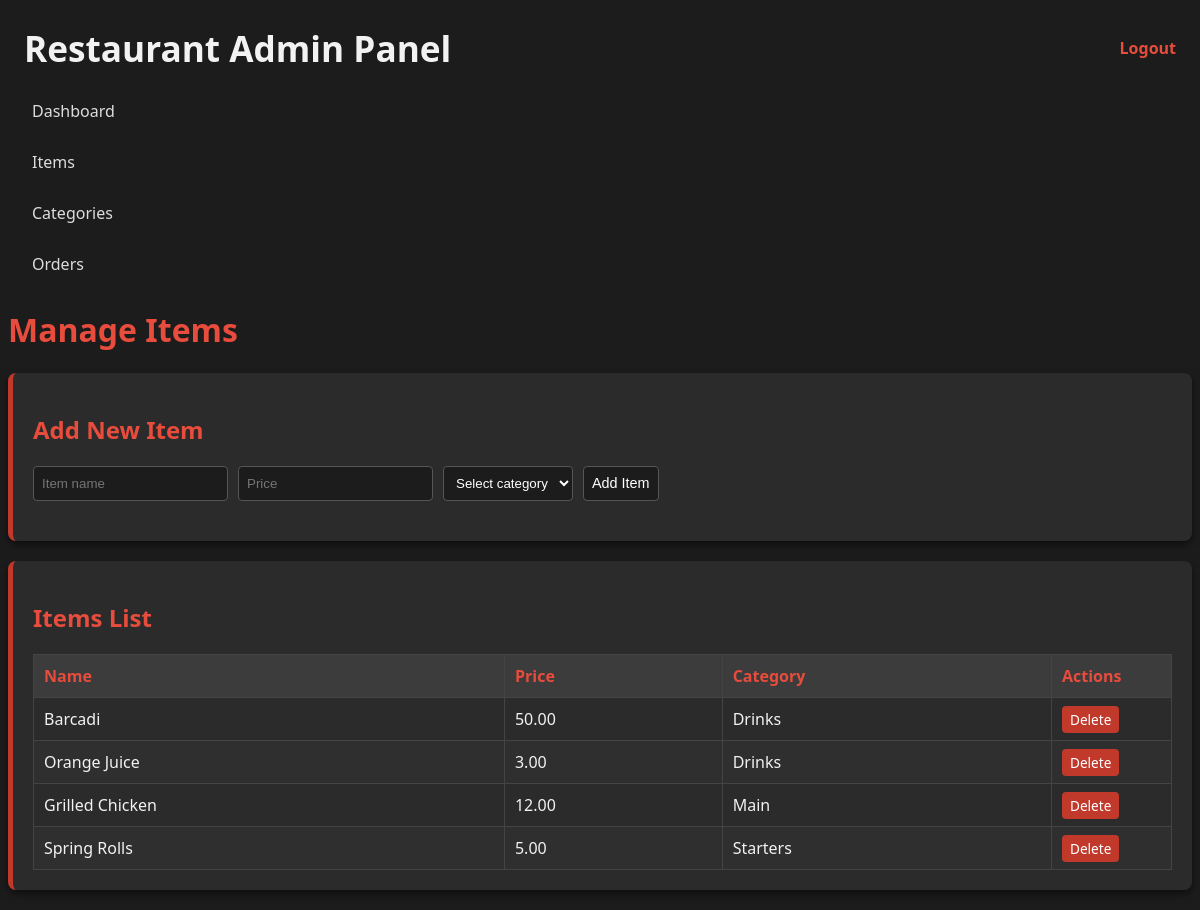
The app's page /public/admin/index.php?page=items (signed in), older data.
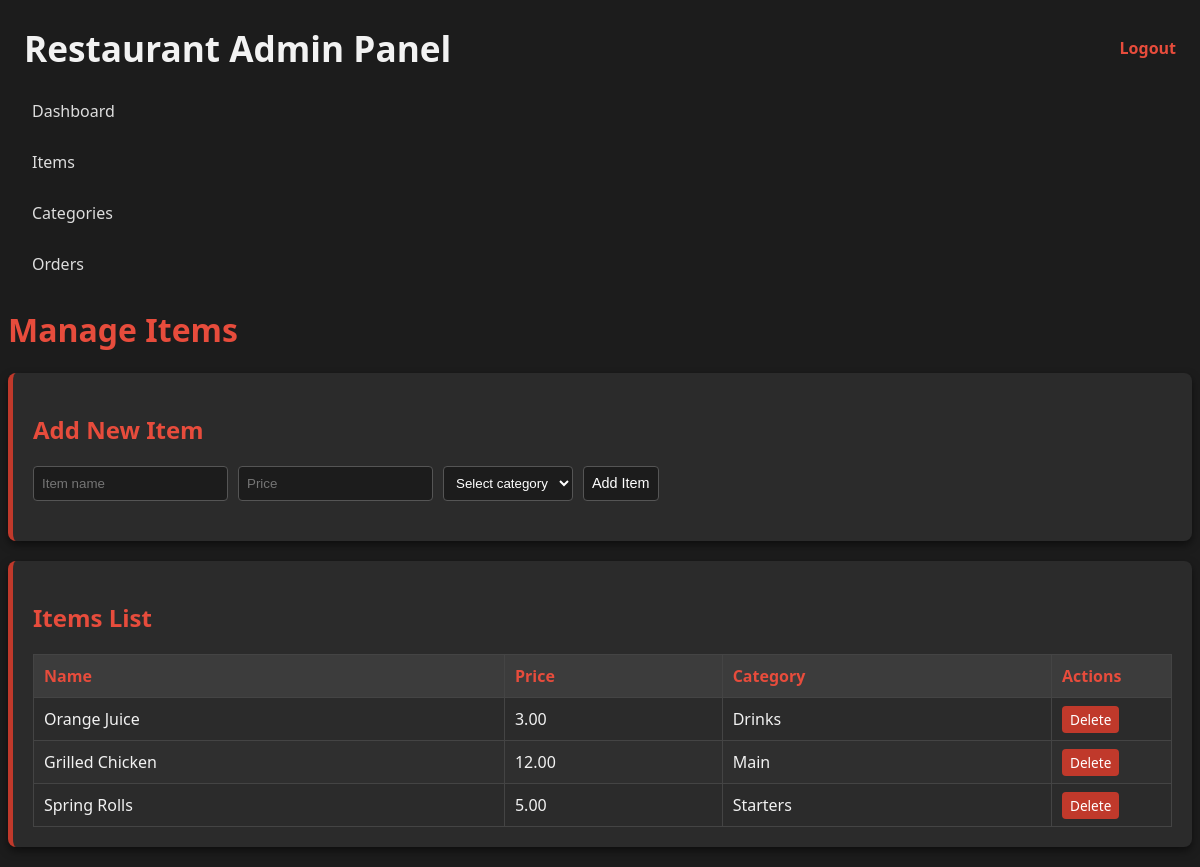
The same page, newer data.
### tables this page shows
CREATE TABLE menu_items (
    id INTEGER PRIMARY KEY AUTOINCREMENT,
    category_id INTEGER,
    name TEXT NOT NULL,
    description TEXT,
    price REAL NOT NULL,
    is_available INTEGER DEFAULT 1
);

CREATE TABLE categories (
    id INTEGER PRIMARY KEY AUTOINCREMENT,
    name TEXT NOT NULL
);

### public/admin/index.php (called while the page is built, shortened)
<?php
require __DIR__ . '/includes/header.php';
require __DIR__ . '/includes/sidebar.php';
$page = $_GET['page'] ?? 'dashboard';
require __DIR__ . "/$page.php";

### public/admin/items.php (the view, shortened to what this page needs)
<?php
require __DIR__ . "/../../src/database.php";
$items = $pdo->query("
    SELECT menu_items.*, categories.name AS cat_name
    FROM menu_items
    LEFT JOIN categories ON categories.id = menu_items.category_id
    ORDER BY menu_items.id DESC
")->fetchAll(PDO::FETCH_ASSOC);
?>
<div class="main-content">
    <h1 class="page-title">Manage Items</h1>
    <div class="card">
        <h2>Add New Item</h2>
        <form method="POST" class="form-grid">
            <input type="text" name="name" placeholder="Item name" required>
            <input type="number" step="0.01" name="price" placeholder="Price" required>
            <select name="category" required>
                <option value="">Select category</option>
            </select>
            <button type="submit" name="create" class="btn-primary">Add Item</button>
        </form>
    </div>
    <div class="card">
        <h2>Items List</h2>
        <table class="table">
            <thead>
                <tr>
                    <th>Name</th>
                    <th>Price</th>
                    <th>Category</th>
                    <th style="width:120px;">Actions</th>
                </tr>
            </thead>
            <tbody>
            <?php foreach ($items as $i): ?>
                <tr>
                    <td><?= htmlspecialchars($i['name']) ?></td>
                    <td><?= number_format($i['price'], 2) ?></td>
                    <td><?= htmlspecialchars($i['cat_name']) ?></td>
                    <td>
                        <a href="index.php?page=items&delete=<?= $i['id'] ?>" onclick="return confirm('Delete item?')" class="btn-danger-small">Delete</a>
                    </td>
                </tr>
            <?php endforeach; ?>
            </tbody>
        </table>
    </div>
</div>

Row changes from the older to the newer data that the page shows:
removed menu_items: name "Barcadi", price "50.00", category.name "Drinks"
